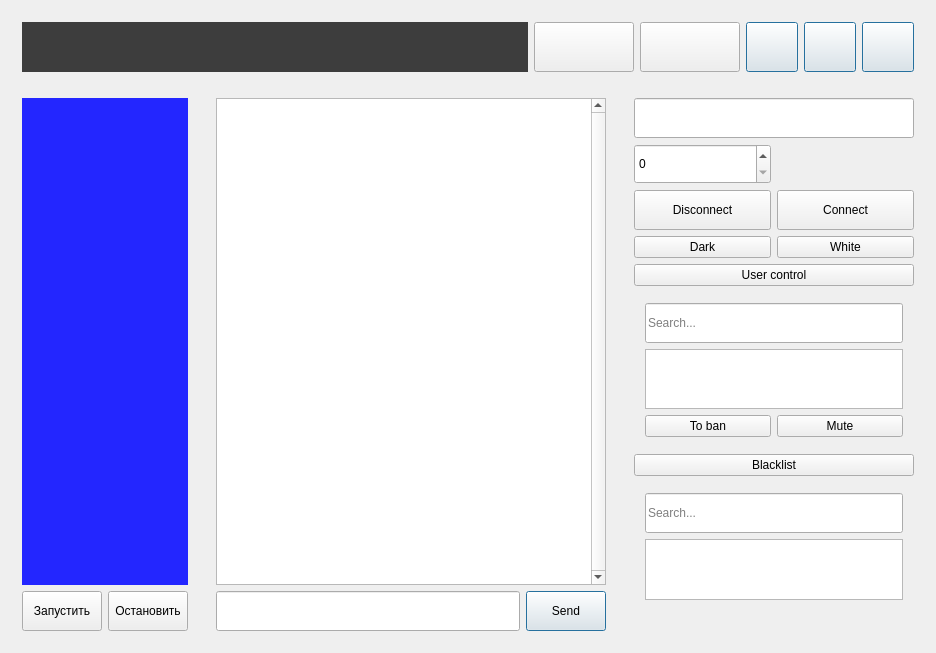
<?xml version="1.0" encoding="UTF-8"?>
<ui version="4.0">
 <class>MainWindow</class>
 <widget class="QMainWindow" name="MainWindow">
  <property name="geometry">
   <rect>
    <x>0</x>
    <y>0</y>
    <width>936</width>
    <height>653</height>
   </rect>
  </property>
  <property name="windowTitle">
   <string>MainWindow</string>
  </property>
  <widget class="QWidget" name="centralWidget">
   <layout class="QGridLayout" name="gridLayout">
    <item row="0" column="0" colspan="3">
     <widget class="QWidget" name="titleBar" native="true">
      <property name="minimumSize">
       <size>
        <width>0</width>
        <height>70</height>
       </size>
      </property>
      <property name="maximumSize">
       <size>
        <width>16777215</width>
        <height>70</height>
       </size>
      </property>
      <layout class="QGridLayout" name="gridLayout_2">
       <item row="0" column="1">
        <widget class="QPushButton" name="ChatBtn">
         <property name="minimumSize">
          <size>
           <width>100</width>
           <height>50</height>
          </size>
         </property>
         <property name="maximumSize">
          <size>
           <width>90</width>
           <height>16777215</height>
          </size>
         </property>
         <property name="styleSheet">
          <string notr="true">color: rgb(255, 255, 255);</string>
         </property>
         <property name="text">
          <string/>
         </property>
        </widget>
       </item>
       <item row="0" column="2">
        <widget class="QPushButton" name="Settings">
         <property name="minimumSize">
          <size>
           <width>100</width>
           <height>50</height>
          </size>
         </property>
         <property name="maximumSize">
          <size>
           <width>90</width>
           <height>16777215</height>
          </size>
         </property>
         <property name="styleSheet">
          <string notr="true">color: rgb(255, 255, 255);</string>
         </property>
         <property name="text">
          <string/>
         </property>
        </widget>
       </item>
       <item row="0" column="4">
        <widget class="QPushButton" name="btn_maximize">
         <property name="minimumSize">
          <size>
           <width>52</width>
           <height>50</height>
          </size>
         </property>
         <property name="maximumSize">
          <size>
           <width>52</width>
           <height>50</height>
          </size>
         </property>
         <property name="styleSheet">
          <string notr="true">font: 14pt &quot;MS Shell Dlg 2&quot;;</string>
         </property>
         <property name="text">
          <string/>
         </property>
         <property name="autoDefault">
          <bool>true</bool>
         </property>
         <property name="default">
          <bool>true</bool>
         </property>
        </widget>
       </item>
       <item row="0" column="5">
        <widget class="QPushButton" name="btn_close">
         <property name="minimumSize">
          <size>
           <width>52</width>
           <height>50</height>
          </size>
         </property>
         <property name="maximumSize">
          <size>
           <width>52</width>
           <height>50</height>
          </size>
         </property>
         <property name="styleSheet">
          <string notr="true">font: 14pt &quot;MS Shell Dlg 2&quot;;</string>
         </property>
         <property name="text">
          <string/>
         </property>
         <property name="autoDefault">
          <bool>true</bool>
         </property>
         <property name="default">
          <bool>true</bool>
         </property>
        </widget>
       </item>
       <item row="0" column="0">
        <widget class="QLabel" name="label">
         <property name="minimumSize">
          <size>
           <width>0</width>
           <height>50</height>
          </size>
         </property>
         <property name="maximumSize">
          <size>
           <width>16777215</width>
           <height>16777215</height>
          </size>
         </property>
         <property name="styleSheet">
          <string notr="true">background-color: rgb(61, 61, 61);
color: rgb(255, 255, 255);
padding:1px;</string>
         </property>
         <property name="text">
          <string/>
         </property>
        </widget>
       </item>
       <item row="0" column="3">
        <widget class="QPushButton" name="btn_minimize">
         <property name="minimumSize">
          <size>
           <width>52</width>
           <height>50</height>
          </size>
         </property>
         <property name="maximumSize">
          <size>
           <width>52</width>
           <height>50</height>
          </size>
         </property>
         <property name="styleSheet">
          <string notr="true">font: 14pt &quot;MS Shell Dlg 2&quot;;</string>
         </property>
         <property name="text">
          <string/>
         </property>
         <property name="autoDefault">
          <bool>true</bool>
         </property>
         <property name="default">
          <bool>true</bool>
         </property>
        </widget>
       </item>
      </layout>
     </widget>
    </item>
    <item row="1" column="0">
     <widget class="QWidget" name="pnlStream" native="true">
      <layout class="QGridLayout" name="gridLayout_7">
       <item row="1" column="0">
        <widget class="QPushButton" name="StartSession">
         <property name="minimumSize">
          <size>
           <width>0</width>
           <height>40</height>
          </size>
         </property>
         <property name="text">
          <string>Запустить</string>
         </property>
        </widget>
       </item>
       <item row="1" column="1">
        <widget class="QPushButton" name="StopSession">
         <property name="minimumSize">
          <size>
           <width>0</width>
           <height>40</height>
          </size>
         </property>
         <property name="text">
          <string>Остановить</string>
         </property>
        </widget>
       </item>
       <item row="0" column="0" colspan="2">
        <widget class="QLabel" name="label_2">
         <property name="styleSheet">
          <string notr="true">background-color: rgb(35, 38, 255);</string>
         </property>
         <property name="text">
          <string/>
         </property>
        </widget>
       </item>
      </layout>
     </widget>
    </item>
    <item row="1" column="1">
     <widget class="QWidget" name="pnlChat" native="true">
      <property name="maximumSize">
       <size>
        <width>500</width>
        <height>16777215</height>
       </size>
      </property>
      <layout class="QGridLayout" name="gridLayout_5">
       <item row="0" column="0" colspan="2">
        <widget class="QTextEdit" name="messageBoard">
         <property name="maximumSize">
          <size>
           <width>16777215</width>
           <height>16777215</height>
          </size>
         </property>
         <property name="accessibleDescription">
          <string/>
         </property>
         <property name="verticalScrollBarPolicy">
          <enum>Qt::ScrollBarAlwaysOn</enum>
         </property>
         <property name="horizontalScrollBarPolicy">
          <enum>Qt::ScrollBarAlwaysOff</enum>
         </property>
        </widget>
       </item>
       <item row="1" column="1">
        <widget class="QPushButton" name="send">
         <property name="minimumSize">
          <size>
           <width>80</width>
           <height>40</height>
          </size>
         </property>
         <property name="maximumSize">
          <size>
           <width>16777215</width>
           <height>16777215</height>
          </size>
         </property>
         <property name="text">
          <string>Send</string>
         </property>
         <property name="autoDefault">
          <bool>true</bool>
         </property>
         <property name="default">
          <bool>true</bool>
         </property>
        </widget>
       </item>
       <item row="1" column="0">
        <widget class="QLineEdit" name="messageEdt">
         <property name="minimumSize">
          <size>
           <width>300</width>
           <height>40</height>
          </size>
         </property>
         <property name="maximumSize">
          <size>
           <width>16777215</width>
           <height>16777215</height>
          </size>
         </property>
        </widget>
       </item>
      </layout>
     </widget>
    </item>
    <item row="1" column="2">
     <widget class="QWidget" name="pnlSettings" native="true">
      <property name="maximumSize">
       <size>
        <width>302</width>
        <height>16777215</height>
       </size>
      </property>
      <layout class="QGridLayout" name="gridLayout_4">
       <item row="13" column="0" colspan="2">
        <widget class="QPushButton" name="ShowBlacklist">
         <property name="text">
          <string>Blacklist</string>
         </property>
        </widget>
       </item>
       <item row="0" column="0" colspan="2">
        <widget class="QLineEdit" name="hostEdit">
         <property name="minimumSize">
          <size>
           <width>0</width>
           <height>40</height>
          </size>
         </property>
        </widget>
       </item>
       <item row="16" column="0" colspan="2">
        <widget class="QLabel" name="verticalSp">
         <property name="minimumSize">
          <size>
           <width>280</width>
           <height>0</height>
          </size>
         </property>
         <property name="text">
          <string/>
         </property>
        </widget>
       </item>
       <item row="7" column="0" colspan="2">
        <widget class="QPushButton" name="BtnUserControl">
         <property name="text">
          <string>User control</string>
         </property>
        </widget>
       </item>
       <item row="6" column="0">
        <widget class="QPushButton" name="DarkDesign">
         <property name="text">
          <string>Dark</string>
         </property>
        </widget>
       </item>
       <item row="10" column="0" colspan="2">
        <widget class="QWidget" name="GroupUserListWidget" native="true">
         <property name="minimumSize">
          <size>
           <width>0</width>
           <height>70</height>
          </size>
         </property>
         <layout class="QGridLayout" name="gridLayout_3">
          <item row="0" column="0" colspan="2">
           <widget class="QLineEdit" name="lineSearchUserList">
            <property name="minimumSize">
             <size>
              <width>0</width>
              <height>40</height>
             </size>
            </property>
            <property name="placeholderText">
             <string>Search...</string>
            </property>
           </widget>
          </item>
          <item row="1" column="0" colspan="2">
           <widget class="QListWidget" name="listViewUser"/>
          </item>
          <item row="2" column="0">
           <widget class="QPushButton" name="To_Ban_Button">
            <property name="text">
             <string>To ban</string>
            </property>
           </widget>
          </item>
          <item row="2" column="1">
           <widget class="QPushButton" name="Mute_Button">
            <property name="text">
             <string>Mute</string>
            </property>
           </widget>
          </item>
         </layout>
        </widget>
       </item>
       <item row="5" column="0">
        <widget class="QPushButton" name="Disconnect">
         <property name="minimumSize">
          <size>
           <width>0</width>
           <height>40</height>
          </size>
         </property>
         <property name="text">
          <string>Disconnect</string>
         </property>
        </widget>
       </item>
       <item row="4" column="1">
        <widget class="QLabel" name="lable_session_num">
         <property name="minimumSize">
          <size>
           <width>0</width>
           <height>40</height>
          </size>
         </property>
         <property name="styleSheet">
          <string notr="true"/>
         </property>
         <property name="text">
          <string/>
         </property>
        </widget>
       </item>
       <item row="5" column="1">
        <widget class="QPushButton" name="connect">
         <property name="minimumSize">
          <size>
           <width>0</width>
           <height>40</height>
          </size>
         </property>
         <property name="text">
          <string>Connect</string>
         </property>
        </widget>
       </item>
       <item row="6" column="1">
        <widget class="QPushButton" name="WhiteDesign">
         <property name="text">
          <string>White</string>
         </property>
        </widget>
       </item>
       <item row="4" column="0">
        <widget class="QSpinBox" name="spinPort">
         <property name="minimumSize">
          <size>
           <width>0</width>
           <height>40</height>
          </size>
         </property>
        </widget>
       </item>
       <item row="14" column="0" colspan="2">
        <widget class="QWidget" name="GroupBanWidget" native="true">
         <property name="minimumSize">
          <size>
           <width>0</width>
           <height>70</height>
          </size>
         </property>
         <layout class="QGridLayout" name="gridLayout_6">
          <item row="2" column="0" colspan="2">
           <widget class="QListWidget" name="user_blacklist"/>
          </item>
          <item row="1" column="0" colspan="2">
           <widget class="QLineEdit" name="lineSearchBanUserList">
            <property name="minimumSize">
             <size>
              <width>0</width>
              <height>40</height>
             </size>
            </property>
            <property name="placeholderText">
             <string>Search...</string>
            </property>
           </widget>
          </item>
         </layout>
        </widget>
       </item>
      </layout>
     </widget>
    </item>
   </layout>
  </widget>
  <action name="actionNew_connect">
   <property name="text">
    <string>New connect...</string>
   </property>
  </action>
  <action name="actionExit">
   <property name="text">
    <string>Exit</string>
   </property>
  </action>
 </widget>
 <layoutdefault spacing="6" margin="11"/>
 <resources/>
 <connections/>
</ui>
